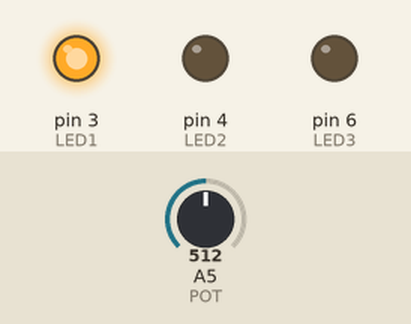
The sketch below on a simulated Arduino Uno, built with avr-gcc and run on an emulated ATmega328P. Parts: output pins drawn as LEDs (lit = HIGH). Inputs (shaded band) come from the test bench; at power-on: A5 (POT) = 512.

Above: at 1.2 s.
1.3 s: A5 (POT) set to 651
2.8 s: A5 (POT) set to 680
At 3.3 s:
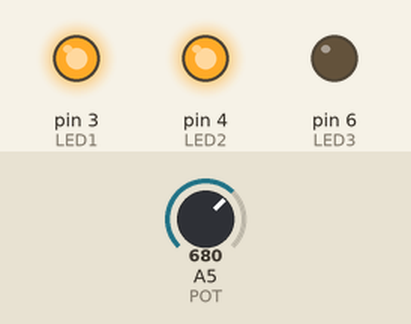
4.3 s: A5 (POT) set to 983
5.8 s: A5 (POT) set to 1017
At 6.8 s:
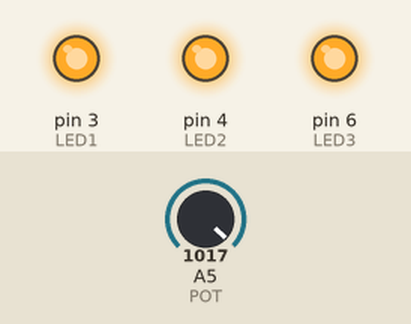
7.3 s: A5 (POT) set to 323
At 7.9 s:
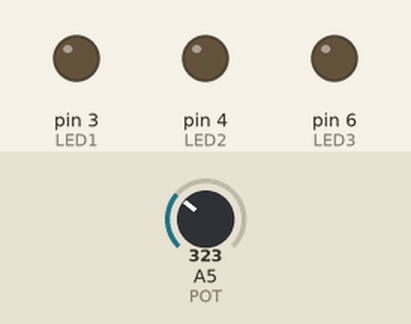
8.8 s: A5 (POT) set to 350
At 10.2 s:
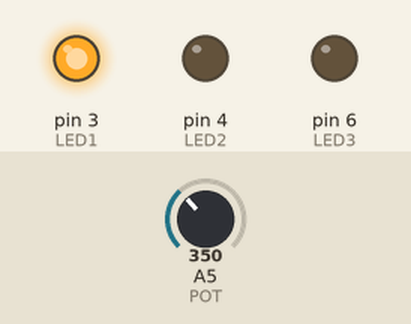
Timing chart, 0 to 11.3 s (numbered marks = the images above; inputs shaded):
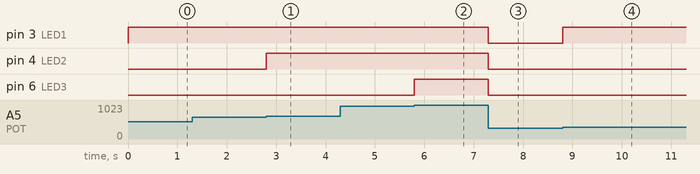

Measured:
- the behaviour switches between 667 and 668 on A5 (POT) (found by bisection; images 0 and 1)
- the behaviour switches between 1000 and 1001 on A5 (POT) (found by bisection; images 1 and 2)
- the behaviour switches between 333 and 334 on A5 (POT) (found by bisection; images 3 and 4)
- after the input at 1.3 s, every drawn part: stays the same
- after the input at 2.8 s, pin 4 (LED2): LOW → HIGH at once
- after the input at 4.3 s, every drawn part: stays the same
- after the input at 5.8 s, pin 6 (LED3): LOW → HIGH at once
- after the input at 7.3 s, pin 3 (LED1), pin 4 (LED2), pin 6 (LED3): HIGH → LOW at once
- after the input at 8.8 s, pin 3 (LED1): LOW → HIGH at once

The sketch:

Projeto1_Manut.ino
```cpp
#define LED1 3
#define LED2 4
#define LED3 6
#define POT A5

//Variaveis
int valorPot = 0;

void setup() {
  // put your setup code here, to run once:
  pinMode(POT, INPUT);
  pinMode(LED1, OUTPUT);
  pinMode(LED2, OUTPUT);
  pinMode(LED3, OUTPUT);
}

void loop() {
  //Lê valor do potenciometro
  valorPot = analogRead(POT);

  //Controla LED 1
  if(valorPot > 333){
    digitalWrite(LED1, HIGH);
  } else{
    digitalWrite(LED1, LOW);
  }

  //Controla LED 2
  if(valorPot > 667){
    digitalWrite(LED2, HIGH);
  } else{
    digitalWrite(LED2, LOW);
  }

  //Controla LED 4
  if(valorPot > 1000){
    digitalWrite(LED3, HIGH);
  } else{
    digitalWrite(LED3, LOW);
  }

}
```
